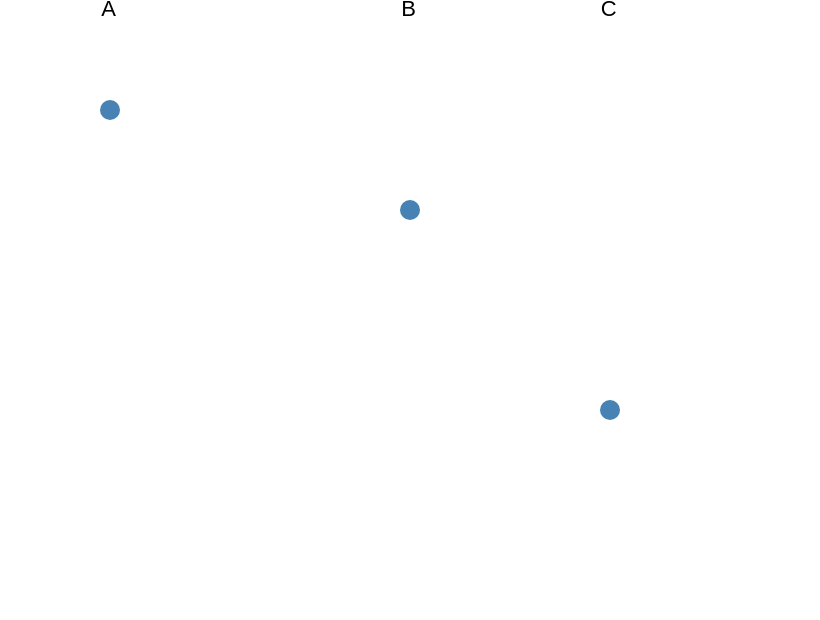

Specify this chart in Vega-Lite:
### Vega specification from a JSON file in a GitHub repository (floating-point values rounded to 4 significant figures)
{"$schema": "https://vega.github.io/schema/vega/v6.json", "width": 400, "height": 300, "padding": 5, "autosize": "none", "data": [{"name": "table", "values": [{"x": 50, "y": 50, "label": "A"}, {"x": 200, "y": 100, "label": "B"}, {"x": 300, "y": 200, "label": "C"}]}, {"name": "labels", "source": "table", "transform": [{"type": "label", "text": "label", "x": "x", "y": "y", "size": [{"signal": "width"}, {"signal": "height"}]}]}], "marks": [{"type": "symbol", "from": {"data": "table"}, "encode": {"update": {"x": {"field": "x"}, "y": {"field": "y"}, "size": {"value": 100}, "fill": {"value": "steelblue"}}}}, {"type": "text", "from": {"data": "labels"}, "encode": {"update": {"x": {"field": "x"}, "y": {"field": "y"}, "text": {"field": "label"}, "fill": {"value": "black"}, "align": {"value": "center"}, "baseline": {"value": "middle"}}}}]}
